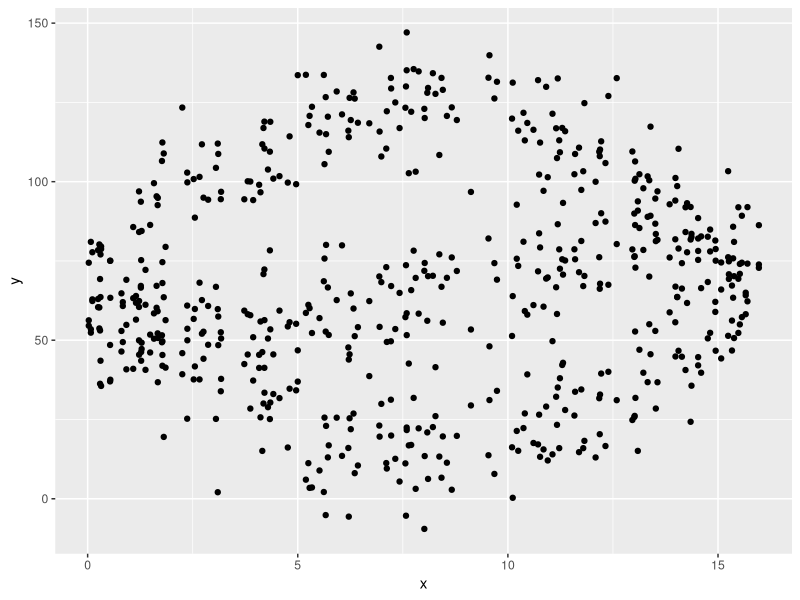
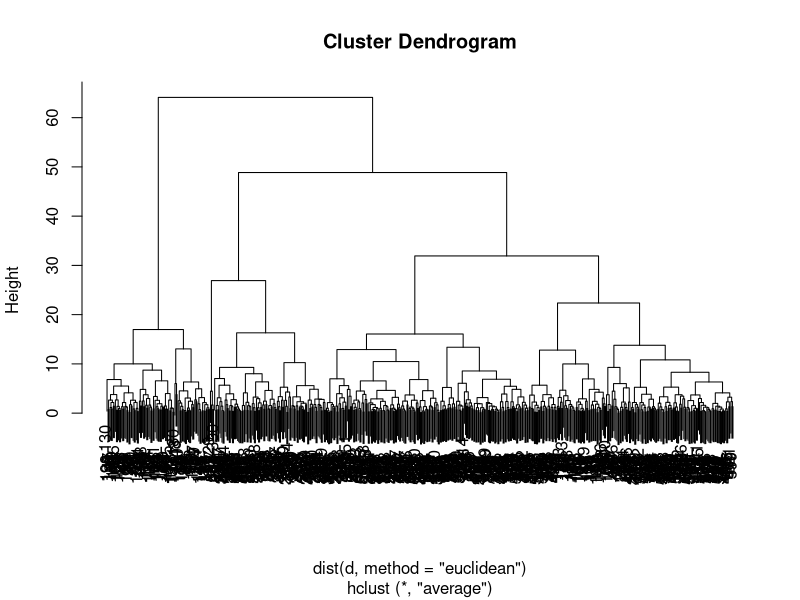
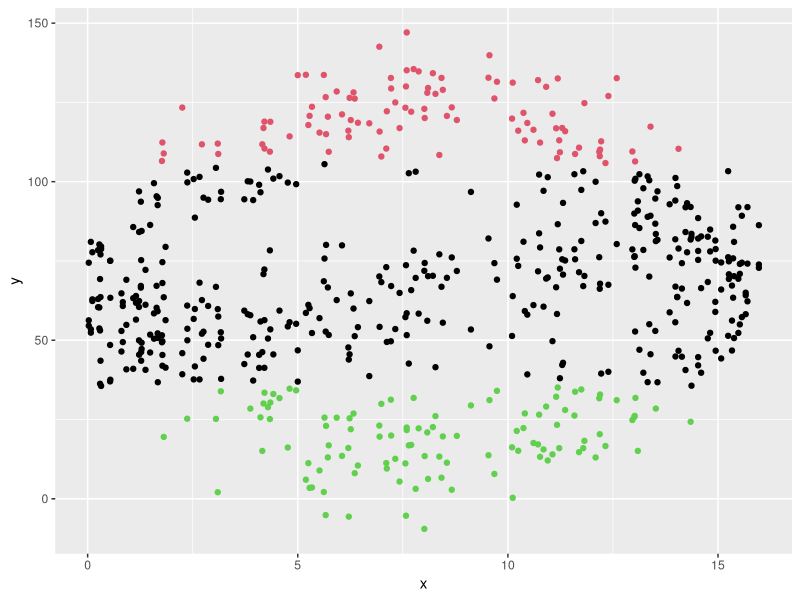

Recreate these plots in R, in order. (Note: this script raises an error after producing the figures.)
library(ggplot2)

d = read.csv('q2.csv')

ggplot(d, aes(x=x, y=y)) + geom_point()

clusters <- hclust(dist(d, method = 'euclidean'), method = 'average')
plot(clusters)

clusterCut <- cutree(clusters, 3)
d$class <-clusterCut

ggplot(d, aes(x=x, y=y)) + geom_point(col = d$class)

c = c()
for(i in 1:length(d$class)){
  if(d$class[i] == 1){
    c[i] = 'red'
  }else if(d$class[i] == 2){
    c[i] = 'blue'
  }else{
    c[i] = 'green'
  }
}

d$c = c



xy<-read.csv('q2.csv')
xy$c = c
x<-as.matrix(xy[,2])
y<-as.matrix(xy[,1])
c<-as.matrix(xy[,3])




# DOING THE GUASSIAN MIXTURE MODELLING
plot_mix_comps <- function(x, mu, sigma, lam) {
  lam * dnorm(x, mu, sigma)
}

set.seed(2021)

mixmdl <- normalmixEM(x, k = 3)

data.frame(x = mixmdl$x)
combined = mixmdl$lambda[1]*dnorm(x, mixmdl$mu[1], mixmdl$sigma[1]) + mixmdl$lambda[2]*dnorm(x, mixmdl$mu[2], mixmdl$sigma[2])+
  mixmdl$lambda[3]*dnorm(x, mixmdl$mu[3], mixmdl$sigma[3])
combined_df = data.frame(x, combined)


gaus_plot2 = ggplot() +
  geom_point(data=combined_df, aes(x = x, y = combined), color = "black", size = 1) +
  stat_function(geom = "line", fun = plot_mix_comps,args = list(mixmdl$mu[1], mixmdl$sigma[1], lam = mixmdl$lambda[1]),colour = "green", lwd = 1) +
  stat_function(geom = "line", fun = plot_mix_comps,args = list(mixmdl$mu[2], mixmdl$sigma[2], lam = mixmdl$lambda[2]),colour = "red", lwd = 1) +
  stat_function(geom = "line", fun = plot_mix_comps,args = list(mixmdl$mu[3], mixmdl$sigma[3], lam = mixmdl$lambda[3]),colour = "blue", lwd = 1) +
  ylab("Density")

gaus_plot2



